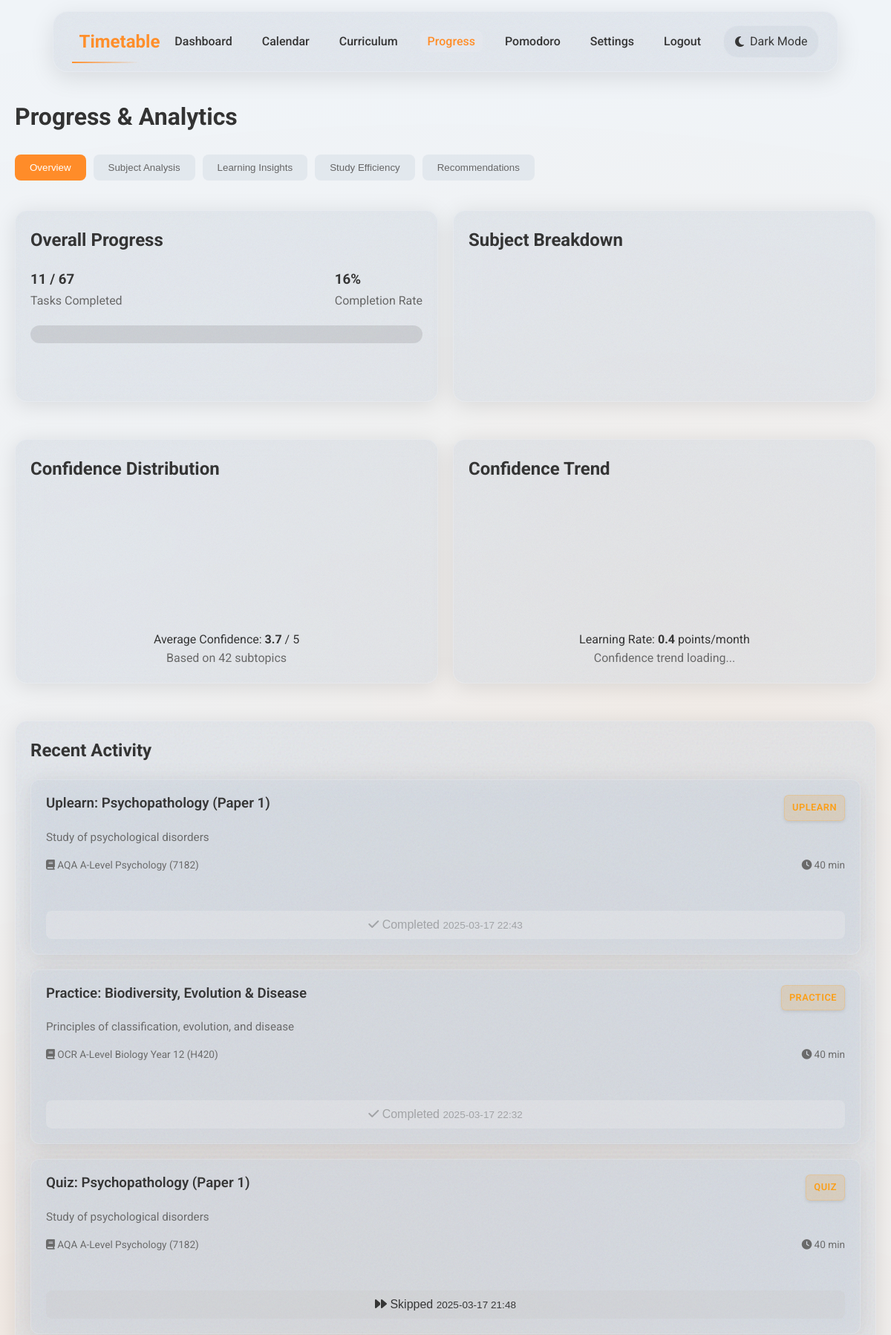
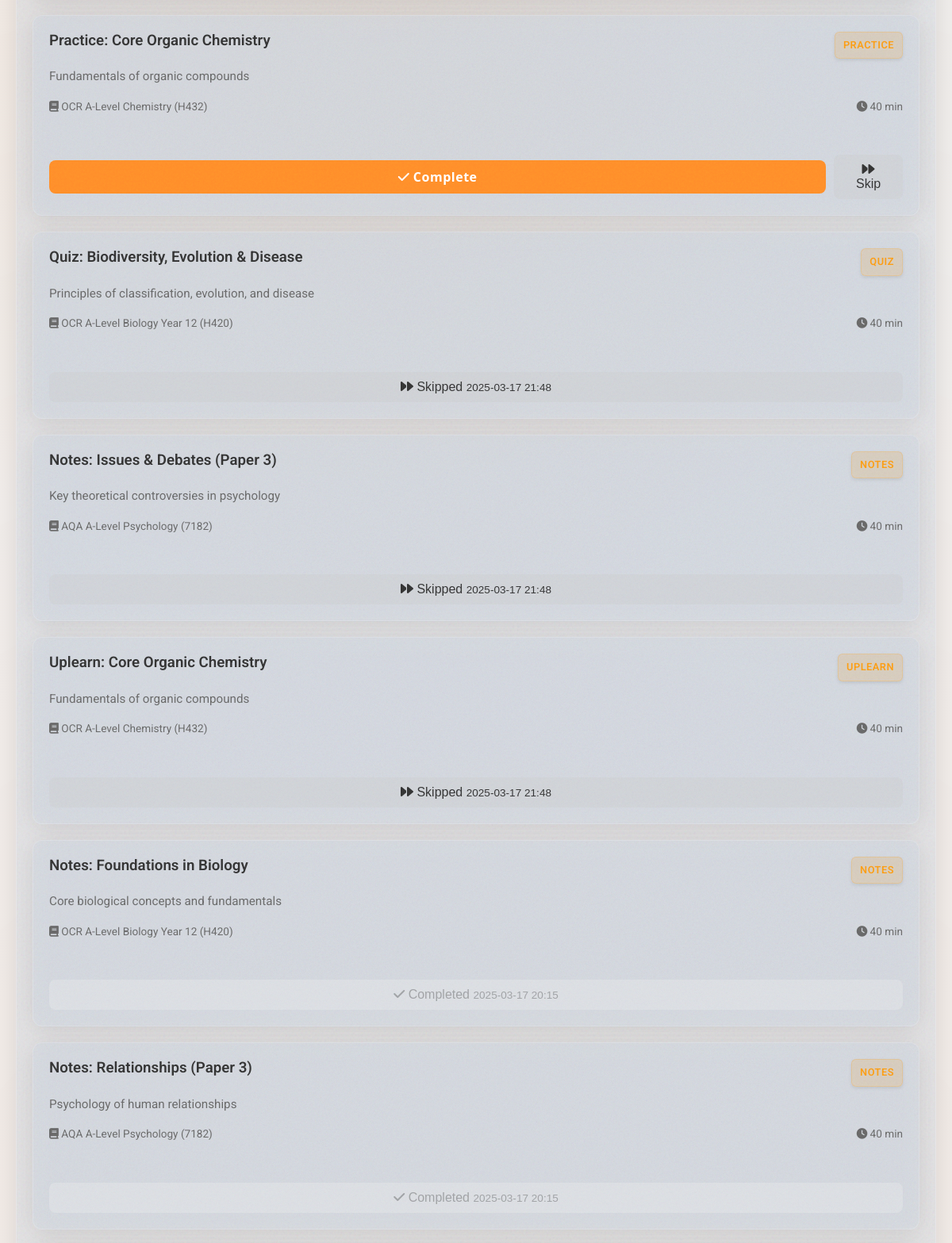
The page /progress (signed in, upper part) on the database its author committed (2 pictures, top to bottom).
### app/models/user.py (models this page shows, shortened)
class User(db.Model, UserMixin):
    __tablename__ = 'users'
    id = db.Column(db.Integer, primary_key=True)
    username = db.Column(db.String(50), unique=True, nullable=False)
    password_hash = db.Column(db.String(128), nullable=False)
    email = db.Column(db.String(100), unique=False, nullable=True)
    created_at = db.Column(db.DateTime, default=datetime.utcnow)
    last_login = db.Column(db.DateTime, nullable=True)
    study_hours_per_day = db.Column(db.Float, default=2.0)
    weekend_study_hours = db.Column(db.Float, default=3.0)
    dark_mode = db.Column(db.Boolean, default=False)
    task_type_preferences = db.relationship('TaskTypePreference', backref='user', lazy=True, cascade='all, delete-orphan')
    tasks = db.relationship('Task', back_populates='assigned_user', lazy=True, cascade='all, delete-orphan')
    subtopic_confidences = db.relationship('SubtopicConfidence', back_populates='user', lazy=True, cascade='all, delete-orphan')
    topic_confidences = db.relationship('TopicConfidence', back_populates='user', lazy=True, cascade='all, delete-orphan')

### app/models/task.py (models this page shows, shortened)
class Task(db.Model):
    __tablename__ = 'tasks'
    id = db.Column(db.Integer, primary_key=True)
    user_id = db.Column(db.Integer, db.ForeignKey('users.id'), nullable=False)
    subject_id = db.Column(db.Integer, db.ForeignKey('subjects.id'), nullable=False)
    topic_id = db.Column(db.Integer, db.ForeignKey('topics.id'), nullable=True)
    task_type_id = db.Column(db.Integer, db.ForeignKey('task_types.id'), nullable=False)
    title = db.Column(db.String(255), nullable=False)
    description = db.Column(db.Text, nullable=True)
    total_duration = db.Column(db.Integer, default=30)  # Duration in minutes
    created_at = db.Column(db.DateTime, default=datetime.utcnow)
    due_date = db.Column(db.Date, nullable=True)
    completed_at = db.Column(db.DateTime, nullable=True)
    skipped_at = db.Column(db.DateTime, nullable=True)
    subject = db.relationship('Subject', back_populates='tasks')
    topic = db.relationship('Topic', backref=db.backref('tasks', lazy=True))
    subtopics = db.relationship('TaskSubtopic', backref='task', lazy=True, cascade='all, delete-orphan')
    assigned_user = db.relationship('User', back_populates='tasks')

class TaskType(db.Model):
    __tablename__ = 'task_types'
    id = db.Column(db.Integer, primary_key=True)
    name = db.Column(db.String(50), nullable=False, unique=True)
    description = db.Column(db.Text, nullable=True)
    preferences = db.relationship('TaskTypePreference', backref='task_type', lazy=True, cascade='all, delete-orphan')
    tasks = db.relationship('Task', backref='task_type', lazy=True)

### app/models/curriculum.py (models this page shows, shortened)
class Subject(db.Model):
    __tablename__ = 'subjects'
    id = db.Column(db.Integer, primary_key=True)
    title = db.Column(db.String(255), nullable=False)
    description = db.Column(db.Text, nullable=True)
    value = db.Column(db.Integer, default=1)  # Used in the curriculum hierarchy
    is_user_created = db.Column(db.Boolean, default=False)
    created_by_user_id = db.Column(db.Integer, db.ForeignKey('users.id'), nullable=True)
    topics = db.relationship('Topic', back_populates='subject', lazy=True, cascade='all, delete-orphan')
    tasks = db.relationship('Task', back_populates='subject', lazy=True)

### app/routes/main.py (the view)
@main_bp.route('/progress')
@login_required
def progress():
    total_tasks = Task.query.filter_by(user_id=current_user.id).count()
    completed_tasks = Task.query.filter(
        Task.user_id == current_user.id,
        Task.completed_at.isnot(None)
    ).count()
    completion_percentage = (completed_tasks / total_tasks * 100) if total_tasks > 0 else 0
    subjects = Subject.query.all()
    subject_stats = {}
    for subject in subjects:
        subject_total = Task.query.filter_by(
            user_id=current_user.id,
            subject_id=subject.id
        ).count()
        subject_completed = Task.query.filter(
            Task.user_id == current_user.id,
            Task.subject_id == subject.id,
            Task.completed_at.isnot(None)
        ).count()
        subject_percentage = (subject_completed / subject_total * 100) if subject_total > 0 else 0
        subject_stats[subject.id] = {
            'name': subject.title,
            'total': subject_total,
            'completed': subject_completed,
            'percentage': subject_percentage
        }
    recent_tasks = Task.query.filter_by(
        user_id=current_user.id
    ).order_by(Task.created_at.desc()).limit(10).all()
    analytics_data = prepare_analytics_data(current_user.id)
    chart_data = get_chart_data_for_dashboard(current_user.id)
    return render_template('main/progress.html',
                           total_tasks=total_tasks,
                           completed_tasks=completed_tasks,
                           completion_percentage=completion_percentage,
                           subject_stats=subject_stats,
                           recent_tasks=recent_tasks,
                           analytics=analytics_data,
                           chart_data=chart_data)

### app/templates/main/progress.html (shortened to what this page needs)
{% extends "base.html" %}
{% block head %}
<link rel="stylesheet" href="{{ url_for('static', filename='css/progress.css') }}">
{% endblock %}
{% block content %}
<h1 class="page-title">Progress & Analytics</h1>
<div class="analytics-tabs mb-3">
    <button class="tab-button active" data-tab="overview">Overview</button>
    <button class="tab-button" data-tab="subjects">Subject Analysis</button>
    <button class="tab-button" data-tab="learning">Learning Insights</button>
    <button class="tab-button" data-tab="efficiency">Study Efficiency</button>
    <button class="tab-button" data-tab="recommendations">Recommendations</button>
</div>
<div class="tab-content">
    <div class="tab-pane active" id="overview-tab">
        <div class="grid col-2">
            <div class="glass-card hover-lift">
                <h2 class="mb-2">Overall Progress</h2>
                <div class="d-flex justify-between items-center mb-2">
                    <div>
                        <h3>{{ completed_tasks }} / {{ total_tasks }}</h3>
                        <p class="text-secondary">Tasks Completed</p>
                    </div>
                    <div>
                        <h3>{{ completion_percentage|round|int }}<span class="percent-symbol">%</span></h3>
                        <p class="text-secondary">Completion Rate</p>
                    </div>
                </div>
                <div class="progress-bar main-progress-bar">
                </div>
            </div>
            <div class="glass-card hover-lift">
                <h2 class="mb-2">Subject Breakdown</h2>
                <div>
                    <canvas id="subjects-chart"></canvas>
                </div>
            </div>
        </div>
        <div class="grid col-2 mt-3">
            <div class="glass-card hover-lift">
                <h2 class="mb-2">Confidence Distribution</h2>
                <div>
                    <canvas id="confidence-distribution-chart"></canvas>
                </div>
                <div class="mt-2 text-center">
                    <p>Average Confidence: <strong>{{ analytics.overview.average_confidence }}</strong> / 5</p>
                    <p class="text-secondary">Based on {{ analytics.overview.subtopics_tracked }} subtopics</p>
                </div>
            </div>
            <div class="glass-card hover-lift">
                <h2 class="mb-2">Confidence Trend</h2>
                <div>
                    <canvas id="confidence-trend-chart"></canvas>
                </div>
                <div class="mt-2 text-center">
                    <p>Learning Rate: <strong>{{ analytics.learning.rate.learning_rate_monthly }}</strong> points/month</p>
                    <p class="text-secondary" id="confidence-change-text"
                       data-change-dir="{{ 'increase' if analytics.learning.rate.confidence_change > 0 else 'decrease' }}"
                       data-change-val="{{ analytics.learning.rate.confidence_change_percent|abs|round|int }}">
                       Confidence trend loading...
                    </p>
                </div>
            </div>
        </div>
    </div>
</div>
<div class="glass-card mt-3">
    <h2 class="mb-2">Recent Activity</h2>
    {% if recent_tasks %}
        <div class="grid">
            {% for task in recent_tasks %}
                <div class="glass-card task-card">
                    <div class="task-header">
                        <h3 class="task-title">{{ task.title }}</h3>
                        <span class="task-badge">{{ task.task_type.name|capitalize }}</span>
                    </div>
                    <div class="task-content">
                        <p class="task-description">{{ task.description | safe }}</p>
                        <div class="task-meta">
                            <span>
                                <i class="fas fa-book"></i> {{ task.subject.title }}
                            </span>
                            <span>
                                <i class="fas fa-clock"></i> {{ task.total_duration }} min
                            </span>
                        </div>
                    </div>
                    <div class="task-actions">
                        {% if task.completed_at %}
                            <button class="btn btn-success w-full" disabled>
                                <i class="fas fa-check"></i> Completed
                                <small class="text-small">{{ task.completed_at.strftime('%Y-%m-%d %H:%M') }}</small>
                            </button>
                        {% elif task.skipped_at %}
                            <button class="btn btn-secondary w-full" disabled>
                                <i class="fas fa-forward"></i> Skipped
                                <small class="text-small">{{ task.skipped_at.strftime('%Y-%m-%d %H:%M') }}</small>
                            </button>
                        {% else %}
                            <button class="btn btn-primary w-full" onclick="event.preventDefault(); completeTask('{{ task.id }}')">
                                <i class="fas fa-check"></i> Complete
                            </button>
                            <button class="btn btn-secondary" onclick="event.preventDefault(); skipTask('{{ task.id }}')">
                                <i class="fas fa-forward"></i> Skip
                            </button>
                        {% endif %}
                    </div>
                </div>
            {% endfor %}
        </div>
    {% else %}
        <p class="text-center">No recent tasks</p>
    {% endif %}
</div>
{% endblock %}

### app/templates/base.html (shortened to what this page needs)
<!DOCTYPE html>
<html lang="en" data-theme="{{ 'dark' if current_user.is_authenticated and current_user.dark_mode else 'light' }}">
<head>
    <link rel="stylesheet" href="{{ url_for('static', filename='css/main.css') }}">
    <link rel="stylesheet" href="{{ url_for('static', filename='css/animations.css') }}">
    <link rel="stylesheet" href="https://cdnjs.cloudflare.com/ajax/libs/font-awesome/6.4.0/css/all.min.css">
    {% block head %}{% endblock %}
</head>
<body class="{% block body_class %}{% endblock %}">
<header>
        <nav class="navbar glass-noise">
            <a href="{{ url_for('main.index') }}" class="navbar-brand">Timetable</a>
            <ul class="navbar-nav" id="navbar-nav">
                {% if current_user.is_authenticated %}
                <li><a href="{{ url_for('main.index') }}" class="nav-link {{ 'active' if request.endpoint == 'main.index' }}">Dashboard</a></li>
                <li><a href="{{ url_for('main.calendar') }}" class="nav-link {{ 'active' if request.endpoint == 'main.calendar' }}">Calendar</a></li>
                <li><a href="{{ url_for('main.curriculum') }}" class="nav-link {{ 'active' if request.endpoint == 'main.curriculum' }}">Curriculum</a></li>
                <li><a href="{{ url_for('main.progress') }}" class="nav-link {{ 'active' if request.endpoint == 'main.progress' }}">Progress</a></li>
                <li><a href="{{ url_for('main.pomodoro') }}" class="nav-link {{ 'active' if request.endpoint == 'main.pomodoro' }}">Pomodoro</a></li>
                <li><a href="{{ url_for('main.settings') }}" class="nav-link {{ 'active' if request.endpoint == 'main.settings' }}">Settings</a></li>
                <li><a href="{{ url_for('auth.logout') }}" class="nav-link">Logout</a></li>
                <li>
                    <div class="dark-mode-toggle glass-noise" id="dark-mode-toggle">
                        <i class="fas {{ 'fa-sun' if current_user.dark_mode else 'fa-moon' }}"></i>
                        <span>{{ 'Light Mode' if current_user.dark_mode else 'Dark Mode' }}</span>
                    </div>
                </li>
                {% else %}
                <li><a href="{{ url_for('auth.login') }}" class="nav-link {{ 'active' if request.endpoint == 'auth.login' }}">Login</a></li>
                <li><a href="{{ url_for('auth.register') }}" class="nav-link {{ 'active' if request.endpoint == 'auth.register' }}">Register</a></li>
                {% endif %}
            </ul>
        </nav>
    </header>
    <main class="container">
        {% block content %}{% endblock %}
    </main>
</body>
</html>

### rows shown on the page
User: dark_mode "Dark Mode"
Task: title "Uplearn: Psychopathology (Paper 1)", task_type.name "UPLEARN", description "Study of psychological disorders", subject "AQA A-Level Psychology (7182)", total_duration "40", completed_at "2025-03-17 22:43"
Task: title "Practice: Biodiversity, Evolution & Disease", task_type.name "PRACTICE", description "Principles of classification, evolution, and disease", subject "OCR A-Level Biology Year 12 (H420)", total_duration "40", completed_at "2025-03-17 22:32"
Task: title "Quiz: Psychopathology (Paper 1)", task_type.name "QUIZ", description "Study of psychological disorders", subject "AQA A-Level Psychology (7182)", total_duration "40", skipped_at "2025-03-17 21:48"
Task: title "Practice: Core Organic Chemistry", task_type.name "PRACTICE", description "Fundamentals of organic compounds", subject "OCR A-Level Chemistry (H432)", total_duration "40"
Task: title "Quiz: Biodiversity, Evolution & Disease", task_type.name "QUIZ", description "Principles of classification, evolution, and disease", subject "OCR A-Level Biology Year 12 (H420)", total_duration "40", skipped_at "2025-03-17 21:48"
Task: title "Notes: Issues & Debates (Paper 3)", task_type.name "NOTES", description "Key theoretical controversies in psychology", subject "AQA A-Level Psychology (7182)", total_duration "40", skipped_at "2025-03-17 21:48"
Task: title "Uplearn: Core Organic Chemistry", task_type.name "UPLEARN", description "Fundamentals of organic compounds", subject "OCR A-Level Chemistry (H432)", total_duration "40", skipped_at "2025-03-17 21:48"
Task: title "Notes: Foundations in Biology", task_type.name "NOTES", description "Core biological concepts and fundamentals", subject "OCR A-Level Biology Year 12 (H420)", total_duration "40", completed_at "2025-03-17 20:15"
Task: title "Notes: Relationships (Paper 3)", task_type.name "NOTES", description "Psychology of human relationships", subject "AQA A-Level Psychology (7182)", total_duration "40", completed_at "2025-03-17 20:15"

### other values the page prints
{{ completed_tasks }} "11"
{{ total_tasks }} "67"
{{ completion_percentage|round|int }} "16"
{{ analytics.overview.average_confidence }} "3.7"
{{ analytics.overview.subtopics_tracked }} "42"
{{ analytics.learning.rate.learning_rate_monthly }} "0.4"
